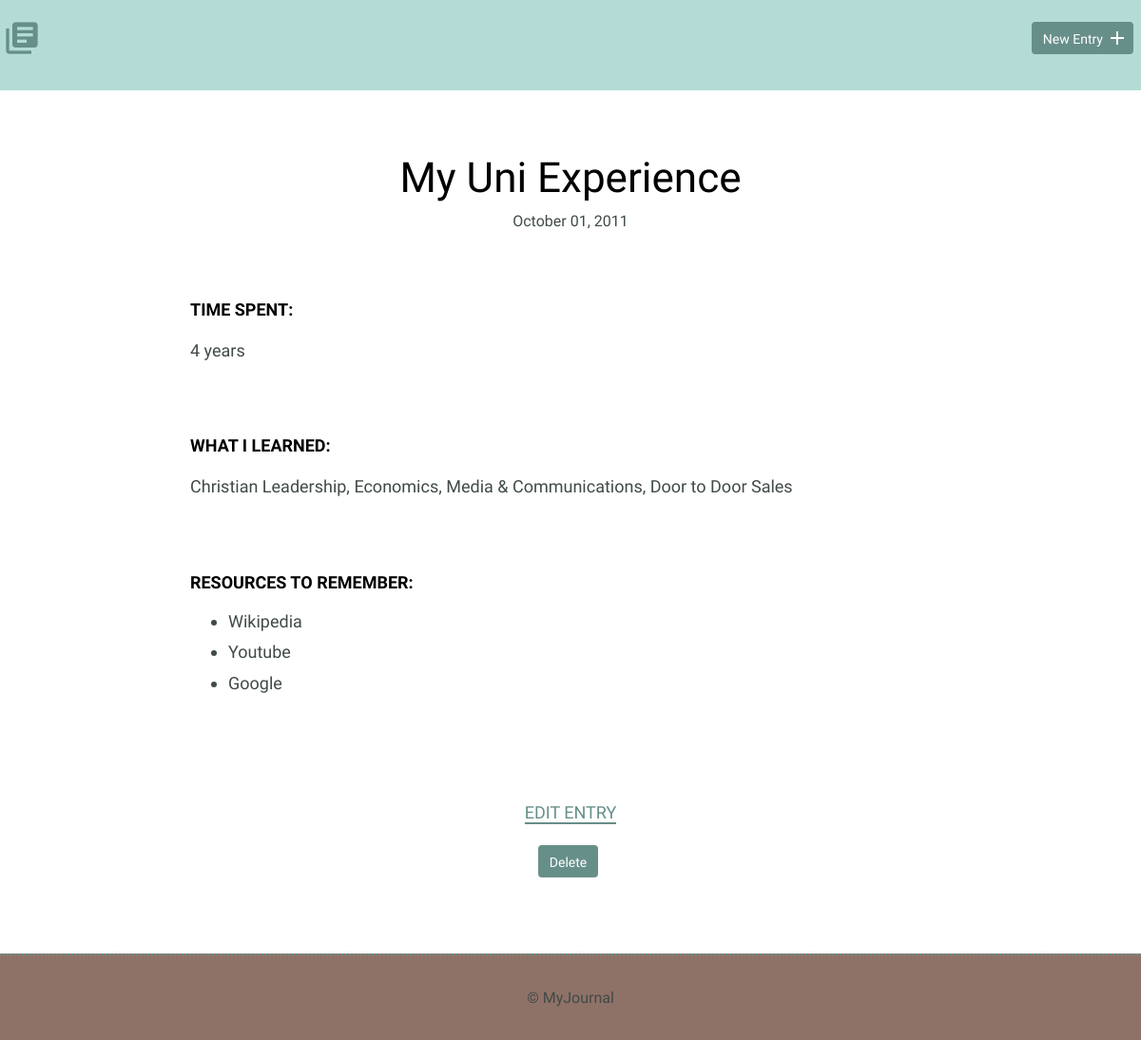
Screenshot of /detail.php?id=17 with the database file from the repository.
### tables this page shows
CREATE TABLE "entries" (
	`id`	INTEGER,
	`title`	TEXT,
	`date`	TEXT,
	`time_spent`	INTEGER,
	`learned`	BLOB,
	`resources`	BLOB,
	PRIMARY KEY(`id`)
);

### detail.php (the view, shortened to what this page needs)
<?php include 'inc/header.php'; ?>
<?php require_once 'inc/functions.php';?>
<?php
if(!empty($_GET['id'])){
    $id = intval($_GET['id']);
    $entry = get_journal_entry($id);
}
?>
    <body>
        <header>
            <div class="container">
                <div class="site-header">
                    <a class="logo" href="index.php"><i class="material-icons">library_books</i></a>
                    <a class="button icon-right" href="new.php"><span>New Entry</span> <i class="material-icons">add</i></a>
                </div>
            </div>
        </header>
        <section>
            <div class="container">
                <div class="entry-list single">
                    <article>
                        <h1><?php echo $entry['title']?></h1>
                        <div class="entry">
                            <h3>Time Spent: </h3>
                            <p><?php echo $entry['time_spent'] ?></p>
                        </div>
                        <div class="entry">
                            <h3>What I Learned:</h3>
                            <p><?php echo $entry['learned'] ?></p>
                        </div>
                        <div class="entry">
                            <h3>Resources to Remember:</h3>
                            <ul>
                            <?php
                            $resources = explode(',', $entry['resources'] );
                            if(!empty($entry['resources'])){
                                foreach($resources as $r){
                                    echo '<li>'.$r.'</li>';
                                }
                            }else{
                                echo '<li> None </li>';
                            }
                            ?>
                            </ul>
                        </div>
                    </article>
                </div>
            </div>
            <div class="edit">
            <?php echo "<p><a href='edit.php?id=".$id."'>Edit Entry</a></p>"; ?>
                <form method="post" action="detail.php">
                    <input type="submit" value="Delete" class="button" name="delete"/>
                </form>
            </div>
        </section>
        <?php include 'inc/footer.php'; ?>
    </body>
</html>

### inc/functions.php (shortened to what this page needs)
<?php
function get_journal_entry($id){
    include 'inc/connection.php';
    try{
        $results = $db->prepare('SELECT * FROM entries WHERE id = ?');
        $results->bindParam(1, $id);
        $results->execute();
        return $results->fetch(PDO::FETCH_ASSOC);
        } catch(Exception $e){
        echo "There Was An Error: ".$e->getMessage();
        return array();
        }
}
function dateFormatter($date){
    echo date_format(new DateTime($date), 'F d, Y');
}

### css/styles.css (style rules this page uses)
:root { --color-success: #78CF82; --color-error: #D94545; }
body { font-size: 16px; color: #404a49; font-family: 'Cousine', serif; font-weight: 400; }
.container { margin: 0; padding: 0; }
header .site-header { margin: 0; padding: 0 0.5rem; height: 95px; background-color: #B4DBD5; }
header .logo i { color: #678f89; margin: 20px 0 0 -5px; float: left; font-size: 40px; }
header .button { float: right; margin: 33px 0 0 0; }
.button { padding: 8px 10px 6px 10px; background: #678f89; border: 2px solid #678f89; border-radius: 4px; text-decoration: none; color: #FFF; position: relative; text-align: center; font-size: 14px; }
.button.icon-right { padding-right: 30px; top: -10px; }
.button.icon-right i { position: absolute; top: 3px; right: 3px; }
h1, h2, h3 { margin: 0; font-weight: 400; line-height: 1em; color: #000; }
h1 { font-size: 44px; margin-bottom: 12px; }
h3 { font-size: 18px; font-family: 'Work Sans', serif; font-weight: 600; text-transform: uppercase; }
p { line-height: 1.8em; font-size: 18px; }
p a { border-bottom: 2px solid #678f89; padding: 0; color: #678f89; text-decoration: none; }
ul li { line-height: 1.8em; font-size: 18px; }
.entry-list, .edit-entry, .new-entry { max-width: 800px; margin: 0 auto; padding: 70px 0 150px 0; }
.entry-list article { margin-bottom: 70px; text-align: center; }
.entry-list article:last-child { margin-bottom: 0; }
.entry-list.single { padding-bottom: 70px; }
.entry { max-width: 800px; margin: 75px auto 0 auto; text-align: left; }
.entry p { margin-bottom: 40px; }
.edit { padding-bottom: 80px; text-align: center; margin: 0 auto; }
.edit a { font-weight: 400; text-transform: uppercase; font-size: 18px; }
input[type=submit] { margin-right: 5px; }

### rows the page displays
entries: title "My Uni Experience", date "October 01, 2011", time_spent "4 years", learned "Christian Leadership, Economics, Media & Communications, Door to Door Sales", resources "Wikipedia", resources "Youtube", resources "Google"
